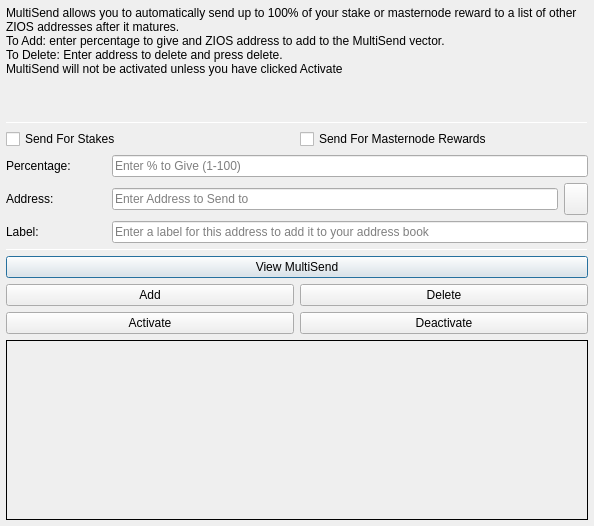
<?xml version="1.0" encoding="UTF-8"?>
<ui version="4.0">
 <class>MultiSendDialog</class>
 <widget class="QDialog" name="MultiSendDialog">
  <property name="windowModality">
   <enum>Qt::NonModal</enum>
  </property>
  <property name="geometry">
   <rect>
    <x>0</x>
    <y>0</y>
    <width>594</width>
    <height>526</height>
   </rect>
  </property>
  <property name="windowTitle">
   <string>MultiSend</string>
  </property>
  <layout class="QVBoxLayout" name="verticalLayout" stretch="0">
   <property name="leftMargin">
    <number>6</number>
   </property>
   <property name="topMargin">
    <number>6</number>
   </property>
   <property name="rightMargin">
    <number>6</number>
   </property>
   <property name="bottomMargin">
    <number>6</number>
   </property>
   <item>
    <layout class="QVBoxLayout" name="verticalLayout_Main" stretch="1,1,1,0,1,1,1">
     <item>
      <widget class="QLabel" name="label_2">
       <property name="lineWidth">
        <number>1</number>
       </property>
       <property name="text">
        <string>MultiSend allows you to automatically send up to 100% of your stake or masternode reward to a list of other ZIOS addresses after it matures.
To Add: enter percentage to give and ZIOS address to add to the MultiSend vector.
To Delete: Enter address to delete and press delete.
MultiSend will not be activated unless you have clicked Activate</string>
       </property>
       <property name="alignment">
        <set>Qt::AlignLeading|Qt::AlignLeft|Qt::AlignTop</set>
       </property>
       <property name="wordWrap">
        <bool>true</bool>
       </property>
      </widget>
     </item>
     <item>
      <widget class="Line" name="line">
       <property name="minimumSize">
        <size>
         <width>0</width>
         <height>1</height>
        </size>
       </property>
       <property name="maximumSize">
        <size>
         <width>16777215</width>
         <height>1</height>
        </size>
       </property>
       <property name="orientation">
        <enum>Qt::Horizontal</enum>
       </property>
      </widget>
     </item>
     <item>
      <layout class="QVBoxLayout" name="verticalLayout_Settings">
       <item>
        <layout class="QHBoxLayout" name="horizontalLayout">
         <item>
          <widget class="QCheckBox" name="multiSendStakeCheckBox">
           <property name="text">
            <string>Send For Stakes</string>
           </property>
          </widget>
         </item>
         <item>
          <widget class="QCheckBox" name="multiSendMasternodeCheckBox">
           <property name="text">
            <string>Send For Masternode Rewards</string>
           </property>
          </widget>
         </item>
        </layout>
       </item>
       <item>
        <layout class="QHBoxLayout" name="horizontalLayout_6">
         <item>
          <widget class="QLabel" name="label">
           <property name="minimumSize">
            <size>
             <width>100</width>
             <height>0</height>
            </size>
           </property>
           <property name="toolTip">
            <string>Percentage of stake to send</string>
           </property>
           <property name="text">
            <string>Percentage:</string>
           </property>
          </widget>
         </item>
         <item>
          <widget class="QLineEdit" name="multiSendPercentEdit">
           <property name="toolTip">
            <string>Enter whole numbers 1 - 100</string>
           </property>
           <property name="placeholderText">
            <string>Enter % to Give (1-100)</string>
           </property>
          </widget>
         </item>
        </layout>
       </item>
       <item>
        <layout class="QHBoxLayout" name="horizontalLayout_7">
         <item>
          <widget class="QLabel" name="label_5">
           <property name="minimumSize">
            <size>
             <width>100</width>
             <height>0</height>
            </size>
           </property>
           <property name="toolTip">
            <string>Address to send portion of stake to</string>
           </property>
           <property name="text">
            <string>Address:</string>
           </property>
          </widget>
         </item>
         <item>
          <widget class="QLineEdit" name="multiSendAddressEdit">
           <property name="toolTip">
            <string/>
           </property>
           <property name="placeholderText">
            <string>Enter Address to Send to</string>
           </property>
          </widget>
         </item>
         <item>
          <widget class="QToolButton" name="addressBookButton">
           <property name="maximumSize">
            <size>
             <width>16777215</width>
             <height>32</height>
            </size>
           </property>
           <property name="toolTip">
            <string>Choose an address from the address book</string>
           </property>
           <property name="text">
            <string/>
           </property>
           <property name="icon">
            <iconset resource="../zioscoin.qrc">
             <normaloff>:/icons/address-book</normaloff>:/icons/address-book</iconset>
           </property>
           <property name="shortcut">
            <string>Alt+A</string>
           </property>
          </widget>
         </item>
        </layout>
       </item>
      </layout>
     </item>
     <item>
      <layout class="QHBoxLayout" name="horizontalLayout_3">
       <item>
        <widget class="QLabel" name="label_3">
         <property name="minimumSize">
          <size>
           <width>100</width>
           <height>0</height>
          </size>
         </property>
         <property name="text">
          <string>Label:</string>
         </property>
        </widget>
       </item>
       <item>
        <widget class="QLineEdit" name="labelAddressLabelEdit">
         <property name="placeholderText">
          <string>Enter a label for this address to add it to your address book</string>
         </property>
        </widget>
       </item>
      </layout>
     </item>
     <item>
      <widget class="Line" name="line_2">
       <property name="minimumSize">
        <size>
         <width>0</width>
         <height>1</height>
        </size>
       </property>
       <property name="maximumSize">
        <size>
         <width>16777215</width>
         <height>1</height>
        </size>
       </property>
       <property name="orientation">
        <enum>Qt::Horizontal</enum>
       </property>
      </widget>
     </item>
     <item>
      <layout class="QVBoxLayout" name="verticalLayout_Buttons">
       <item>
        <layout class="QHBoxLayout" name="horizontalLayout_4">
         <item>
          <widget class="QPushButton" name="viewButton">
           <property name="toolTip">
            <string/>
           </property>
           <property name="statusTip">
            <string>View MultiSend Vector</string>
           </property>
           <property name="text">
            <string>View MultiSend</string>
           </property>
          </widget>
         </item>
        </layout>
       </item>
       <item>
        <layout class="QHBoxLayout" name="horizontalLayout_2">
         <item>
          <widget class="QPushButton" name="addButton">
           <property name="toolTip">
            <string/>
           </property>
           <property name="statusTip">
            <string>Add to MultiSend Vector</string>
           </property>
           <property name="text">
            <string>Add</string>
           </property>
          </widget>
         </item>
         <item>
          <widget class="QPushButton" name="deleteButton">
           <property name="toolTip">
            <string/>
           </property>
           <property name="statusTip">
            <string>Delete Address From MultiSend Vector</string>
           </property>
           <property name="text">
            <string>Delete</string>
           </property>
          </widget>
         </item>
        </layout>
       </item>
       <item>
        <layout class="QHBoxLayout" name="horizontalLayout_5">
         <item>
          <widget class="QPushButton" name="activateButton">
           <property name="statusTip">
            <string>Activate MultiSend</string>
           </property>
           <property name="text">
            <string>Activate</string>
           </property>
          </widget>
         </item>
         <item>
          <widget class="QPushButton" name="disableButton">
           <property name="statusTip">
            <string>Deactivate MultiSend</string>
           </property>
           <property name="text">
            <string>Deactivate</string>
           </property>
          </widget>
         </item>
        </layout>
       </item>
      </layout>
     </item>
     <item>
      <widget class="QLabel" name="message">
       <property name="minimumSize">
        <size>
         <width>0</width>
         <height>180</height>
        </size>
       </property>
       <property name="frameShape">
        <enum>QFrame::Panel</enum>
       </property>
       <property name="frameShadow">
        <enum>QFrame::Plain</enum>
       </property>
       <property name="lineWidth">
        <number>1</number>
       </property>
       <property name="midLineWidth">
        <number>1</number>
       </property>
       <property name="text">
        <string/>
       </property>
       <property name="alignment">
        <set>Qt::AlignLeading|Qt::AlignLeft|Qt::AlignTop</set>
       </property>
       <property name="wordWrap">
        <bool>true</bool>
       </property>
      </widget>
     </item>
    </layout>
   </item>
  </layout>
 </widget>
 <resources>
  <include location="../zioscoin.qrc"/>
 </resources>
 <connections/>
</ui>
